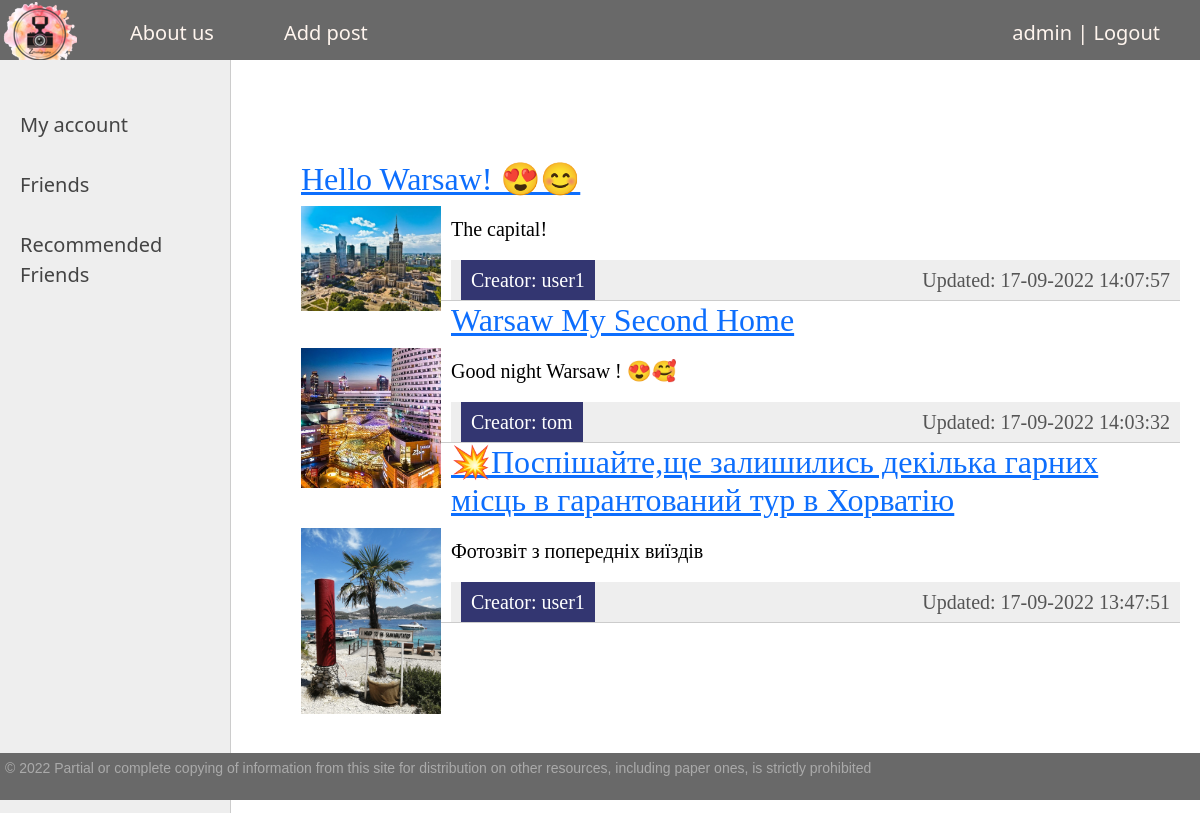
The app's page / (signed in) with its own data.
### main/models.py (models this page shows, shortened)
class Article(models.Model):
    title = models.CharField(max_length=255, verbose_name='Tittle')
    slug = AutoSlugField(populate_from='title', unique=True, db_index=True, verbose_name='URL')
    content = models.TextField(blank=True)
    time_create = models.DateTimeField(auto_now_add=True)
    time_update = models.DateTimeField(auto_now=True)
    is_published = models.BooleanField(default=True)
    creator = models.ForeignKey('UserAccount', on_delete=models.CASCADE,
                                blank=True, null=True, related_name='Author')
    likes = models.ManyToManyField('UserAccount', blank=True, related_name='Liked_Post')
    tags = TaggableManager()
    def get_absolute_url(self):
        return reverse('post_view', kwargs={'post_slug': self.slug})
    class Meta:
        ordering = ['-time_create', 'title']

class Images(models.Model):
    article = models.ForeignKey(Article, on_delete=models.CASCADE, null=True, blank=True)
    image = models.ImageField("photos/%Y/%m/%d")

class UserAccount(User, models.Model):
    slug = AutoSlugField(populate_from='username', db_index=True, unique=True, verbose_name='URL/Login')
    birth = models.DateField(verbose_name='Birth day', default=timezone.now)
    avatar = models.ImageField(upload_to='users/avatar', null=True, blank=True)
    about_user = models.TextField(verbose_name='Profile info', blank=True)
    friends = models.ManyToManyField('self', blank=True, symmetrical=False)
    User.email = models.EmailField(verbose_name='Email address', unique=True)
    email_verify = models.BooleanField(default=True)
    def __str__(self):
        return self.slug
    def get_absolute_url(self):
        return reverse('profile', kwargs={'usr_slug': self.slug})

### main/views.py (the view)
# urls.py: path('', Timeline.as_view(), name='timeline'),
class Timeline(DataMixin, ListView):
    paginate_by = 3
    model = Article
    template_name = 'main/index.html'
    context_object_name = 'posts'
    def get_context_data(self, *, object_list=None, **kwargs):
        context = super().get_context_data(**kwargs)
        context['photos'] = Images.objects.all()
        c_def = self.get_user_context(title='DjanGramm')
        return dict(list(context.items()) + list(c_def.items()))
    def get_queryset(self):
        return Article.objects.filter(is_published=True)

### main/utils.py (called while the page is built)
    def get_user_context(self, **kwargs):
        context = kwargs
        user_menu = menu.copy()
        if not self.request.user.is_authenticated:
            user_menu.pop(1)
        context['menu'] = user_menu
        return context

### templates/main/index.html (shortened to what this page needs)
{% extends 'main/base.html' %}
{% block content %}
    {% if request.user.is_authenticated %}
        <ul class="list-articles">
            {% if posts %}
                {% for post in posts %}
                    <li>
                        <h2><a href="{{ post.get_absolute_url }}">{{ post.title }}</a></h2>
                        {% for photo in photos %}
                            {% if photo.article_id == post.id %}
                                <p><img class="img img-article-left thumb" src="{{ photo.image.url }}"></p>
                            {% endif %}
                        {% endfor %}
                        {% autoescape on %}
                            {{ post.content|linebreaks|truncatewords:50 }}
                        {% endautoescape %}
                        <div class="article-panel">
                            <p class="first link-read-post"><a href="{{ post.creator.get_absolute_url }}">
                                Creator: {{ post.creator }}</a></p>
                            <p class="last">Updated: {{ post.time_update|date:'d-m-Y H:i:s' }}</p>
                        </div>
                    </li>
                {% endfor %}
            {% endif %}
        </ul>
    {% endif %}
{% endblock %}

### templates/main/base.html (shortened to what this page needs)
{% load static %}
<!DOCTYPE html>
<html>
<head>
    <link type="text/css" href="{% static 'main/css/styles.css' %}" rel="stylesheet"/>
    <link href="https://cdn.jsdelivr.net/npm/bootstrap@5.1.0/dist/css/bootstrap.min.css" rel="stylesheet"
>
</head>
<body>
<table class="table-page" border=0 cellpadding="0" cellspacing="0">
    <tr>
        <td valign=top>
            {% block mainmenu %}
                <div class="header">
                    <ul id="mainmenu" class="mainmenu">
                        <li class="logo"><a href="{% url 'timeline' %}">
                            <div class="logo"></div>
                        </a></li>
                        {% for m in menu %}
                            <li><a href="{% url m.url_name %}">{{ m.title }}</a></li>
                        {% endfor %}
                        {% if request.user.is_authenticated %}
                            <li class="last"><a href="{% url 'profile' user.username %}"> {{ user.username }} </a> | <a
                                    href="{% url 'logout' %}">Logout</a></li>
                        {% else %}
                            <li class="last"><a href="{% url 'registration' %}">Registration</a> | <a
                                    href="{% url 'login' %}">Login</a></li>
                        {% endif %}
                    </ul>
                </div>
            {% endblock mainmenu %}
            <table class="table-content" border=0 cellpadding="0" cellspacing="0">
                <tr>
                    <td valign="top" class="left-chapters">
                        <ul id="leftchapters">
                            {% if request.user.is_authenticated %}
                                {% if cat_selected == 0 %}
                                    <li class="selected">My account</li>
                                {% else %}
                                    <li><a href="{% url 'profile' user.username %}">My account</a></li>
                                {% endif %}
                                {% if cat_selected == 0 %}
                                    <li class="selected">Friends</li>
                                {% else %}
                                    <li><a href="{% url 'friends' %}">Friends</a></li>
                                {% endif %}
                                {% if cat_selected == 0 %}
                                    <li class="selected">Recommended Friends</li>
                                {% else %}
                                    <li><a href="{% url 'recommendations' %}">Recommended Friends</a></li>
                                {% endif %}
                            {% else %}
                                {% if cat_selected == 0 %}
                                    <li class="selected">Login</li>
                                {% else %}
                                    <li><a href="{% url 'login' %}">Login</a></li>
                                {% endif %}
                            {% endif %}
                        </ul>
                    </td>
                    <td valign="top" class="content">
                        <div class="content-text">
                            {% block content %}
                            {% endblock %}
                        </div>
                    </td>
                </tr>
            </table>
        </td>
    </tr>
    <tr>
        <td valign=top>
            <div id="footer">
                <p>&copy; 2022 Partial or complete copying of
                    information from this site for distribution
                    on other resources, including paper ones, is strictly prohibited</p>
            </div>
        </td>
    </tr>
</table>
</body>
</html>

### main/static/main/css/styles.css (style rules this page uses)
html, body { font-family: 'Arial'; margin: 0; padding: 0; height: 100%; width: 100%; color: #444; }
a { color: #0059b2; text-decoration: none; }
img { max-width: 600px; height: auto; }
img.img-article-left { max-width: 300px; height: auto; float: left; padding: 0 10px 10px 0; }
img.img-article-left.thumb { max-width: 150px; height: auto; border: dimgrey; }
p.link-read-post { text-align: right; }
p.link-read-post a { padding: 10px; min-width: 100px; background: #333671; color: #fff; text-decoration: none; }
div.article-panel { background: #eee; padding: 5px 10px 5px 10px; box-sizing: border-box; overflow: hidden; color: #555; }
div.article-panel p.first { margin: 0; float: left; }
div.article-panel p.last { margin: 0; float: right; }
ul.list-articles { list-style: none; margin: 0; padding: 0; }
ul.list-articles li { border-bottom: 1px solid #ccc; }
.table-page { width: 100%; height: 100%; vertical-align: top; }
.table-page tr { height: 100%; }
.header { background: #696969; height: 60px; }
.logo { background: url('../images/logo.png') no-repeat 1px 2px; width: 100px; height: 100px; }
ul.mainmenu { list-style: none; margin: 0; padding: 0; height: 60px; color: #FFF5EE; font-size: 20px; overflow: hidden; }
ul.mainmenu li { float: left; margin: 18px 40px 0 30px; }
ul.mainmenu li.logo { margin: 0; }
ul.mainmenu li.last { float: right; }
ul.mainmenu li a { color: #FFF5EE; text-decoration: none; }
.table-content { width: 100%; min-height: 100%; height: 100%; }
.left-chapters { margin: 0; background: #eee; border-right: 1px solid #ccc; min-height: 100%; }
.left-chapters ul { width: 230px; min-height: 100%; margin: 0; padding: 20px 10px 10px 20px; list-style: none; font-size: 20px; }
.left-chapters ul li { margin: 30px 0 0 0; color: #999; }
.left-chapters ul li a { color: #444; text-decoration: none; }
.content { padding: 40px 20px 20px 40px; width: 100%; box-sizing: border-box; }
.content-text { margin: 60px 0 0 30px; color: #000; font-size: 20px; font-family: Yandex Sans Display Light; }
#footer { box-sizing: border-box; background: #696969; padding: 5px; color: #aaa; font-size: 14px; font-family: Verdana, Geneva, Arial, Helvetica; text-align: left; overflow: hidden; }

### records on screen
Article: title "Hello Warsaw! 😍😊", content "The capital!", creator "user1", time_update "17-09-2022 14:07:57"
Images: image (picture)
Article: title "Warsaw My Second Home", content "Good night Warsaw ! 😍🥰", creator "tom", time_update "17-09-2022 14:03:32"
Images: image (picture)
Article: title "💥Поспішайте,ще залишились декілька гарних місць в гарантований тур в Хорватію", content "Фотозвіт з попередніх виїздів", creator "user1", time_update "17-09-2022 13:47:51"
Images: image (picture)

### other values on screen
{{ m.title }} "About us" "Add post"
{{ user.username }} "admin"
